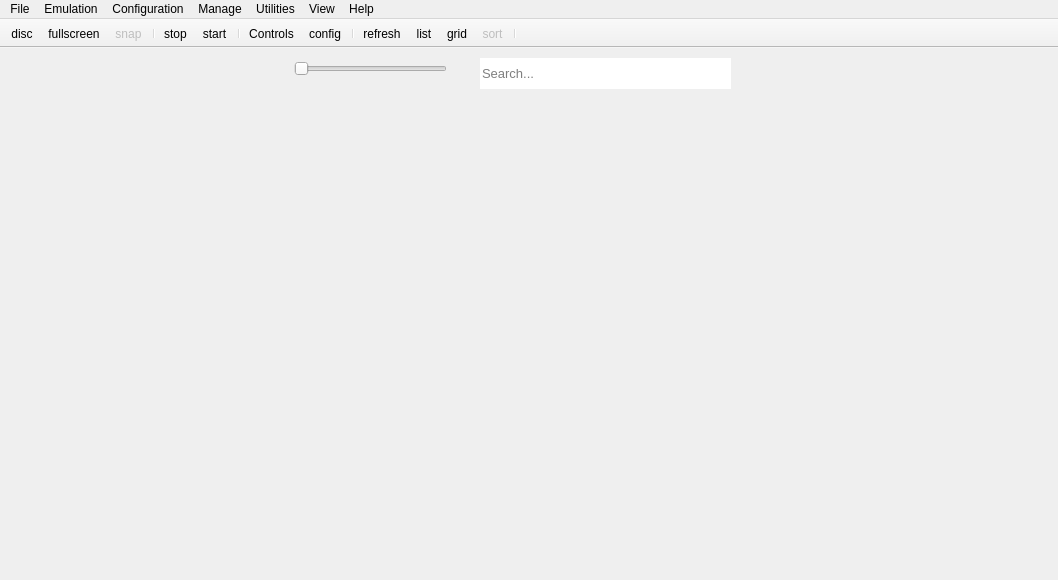
<?xml version="1.0" encoding="UTF-8"?>
<ui version="4.0">
 <class>main_window</class>
 <widget class="QMainWindow" name="main_window">
  <property name="geometry">
   <rect>
    <x>0</x>
    <y>0</y>
    <width>1058</width>
    <height>580</height>
   </rect>
  </property>
  <property name="sizePolicy">
   <sizepolicy hsizetype="Expanding" vsizetype="Expanding">
    <horstretch>0</horstretch>
    <verstretch>0</verstretch>
   </sizepolicy>
  </property>
  <property name="minimumSize">
   <size>
    <width>4</width>
    <height>0</height>
   </size>
  </property>
  <property name="windowTitle">
   <string>RPCS3</string>
  </property>
  <property name="autoFillBackground">
   <bool>false</bool>
  </property>
  <property name="animated">
   <bool>true</bool>
  </property>
  <property name="dockNestingEnabled">
   <bool>true</bool>
  </property>
  <property name="dockOptions">
   <set>QMainWindow::AllowNestedDocks|QMainWindow::AllowTabbedDocks|QMainWindow::AnimatedDocks|QMainWindow::GroupedDragging</set>
  </property>
  <widget class="QWidget" name="centralWidget">
   <property name="sizePolicy">
    <sizepolicy hsizetype="Expanding" vsizetype="Expanding">
     <horstretch>0</horstretch>
     <verstretch>0</verstretch>
    </sizepolicy>
   </property>
   <widget class="QLineEdit" name="mw_searchbar">
    <property name="geometry">
     <rect>
      <x>480</x>
      <y>10</y>
      <width>251</width>
      <height>31</height>
     </rect>
    </property>
    <property name="sizePolicy">
     <sizepolicy hsizetype="Expanding" vsizetype="Fixed">
      <horstretch>0</horstretch>
      <verstretch>0</verstretch>
     </sizepolicy>
    </property>
    <property name="font">
     <font>
      <pointsize>10</pointsize>
      <weight>50</weight>
      <bold>false</bold>
     </font>
    </property>
    <property name="focusPolicy">
     <enum>Qt::ClickFocus</enum>
    </property>
    <property name="frame">
     <bool>false</bool>
    </property>
    <property name="placeholderText">
     <string>Search...</string>
    </property>
    <property name="clearButtonEnabled">
     <bool>false</bool>
    </property>
   </widget>
   <widget class="QWidget" name="sizeSliderContainer" native="true">
    <property name="geometry">
     <rect>
      <x>280</x>
      <y>10</y>
      <width>181</width>
      <height>21</height>
     </rect>
    </property>
    <property name="sizePolicy">
     <sizepolicy hsizetype="Fixed" vsizetype="Preferred">
      <horstretch>0</horstretch>
      <verstretch>0</verstretch>
     </sizepolicy>
    </property>
    <layout class="QHBoxLayout" name="horizontalLayout">
     <property name="spacing">
      <number>0</number>
     </property>
     <property name="leftMargin">
      <number>14</number>
     </property>
     <property name="topMargin">
      <number>0</number>
     </property>
     <property name="rightMargin">
      <number>14</number>
     </property>
     <property name="bottomMargin">
      <number>0</number>
     </property>
     <item>
      <widget class="QSlider" name="sizeSlider">
       <property name="sizePolicy">
        <sizepolicy hsizetype="Expanding" vsizetype="Preferred">
         <horstretch>0</horstretch>
         <verstretch>0</verstretch>
        </sizepolicy>
       </property>
       <property name="focusPolicy">
        <enum>Qt::ClickFocus</enum>
       </property>
       <property name="autoFillBackground">
        <bool>false</bool>
       </property>
       <property name="orientation">
        <enum>Qt::Horizontal</enum>
       </property>
       <property name="tickPosition">
        <enum>QSlider::NoTicks</enum>
       </property>
      </widget>
     </item>
    </layout>
   </widget>
  </widget>
  <widget class="QMenuBar" name="menuBar">
   <property name="geometry">
    <rect>
     <x>0</x>
     <y>0</y>
     <width>1058</width>
     <height>21</height>
    </rect>
   </property>
   <property name="contextMenuPolicy">
    <enum>Qt::PreventContextMenu</enum>
   </property>
   <widget class="QMenu" name="menuFile">
    <property name="title">
     <string>File</string>
    </property>
    <widget class="QMenu" name="bootRecentMenu">
     <property name="enabled">
      <bool>true</bool>
     </property>
     <property name="title">
      <string>Boot Recent</string>
     </property>
     <property name="toolTipsVisible">
      <bool>true</bool>
     </property>
     <addaction name="clearRecentAct"/>
     <addaction name="freezeRecentAct"/>
     <addaction name="separator"/>
    </widget>
    <addaction name="bootElfAct"/>
    <addaction name="bootGameAct"/>
    <addaction name="bootRecentMenu"/>
    <addaction name="separator"/>
    <addaction name="bootInstallPkgAct"/>
    <addaction name="bootInstallPupAct"/>
    <addaction name="separator"/>
    <addaction name="exitAct"/>
   </widget>
   <widget class="QMenu" name="menuEmulation">
    <property name="title">
     <string>Emulation</string>
    </property>
    <addaction name="sysPauseAct"/>
    <addaction name="sysStopAct"/>
    <addaction name="sysRebootAct"/>
    <addaction name="separator"/>
    <addaction name="sysSendOpenMenuAct"/>
    <addaction name="sysSendExitAct"/>
   </widget>
   <widget class="QMenu" name="menuConfiguration">
    <property name="title">
     <string>Configuration</string>
    </property>
    <addaction name="confCPUAct"/>
    <addaction name="confGPUAct"/>
    <addaction name="separator"/>
    <addaction name="confPadsAct"/>
    <addaction name="confAudioAct"/>
    <addaction name="confIOAct"/>
    <addaction name="confSystemAct"/>
    <addaction name="separator"/>
    <addaction name="confAutopauseManagerAct"/>
   </widget>
   <widget class="QMenu" name="menuManage">
    <property name="title">
     <string>Manage</string>
    </property>
    <addaction name="confVFSDialogAct"/>
    <addaction name="separator"/>
    <addaction name="actionManage_Users"/>
    <addaction name="confSavedataManagerAct"/>
    <addaction name="actionManage_RAP_Licences"/>
    <addaction name="actionManage_Trophy_Data"/>
   </widget>
   <widget class="QMenu" name="menuUtilities">
    <property name="title">
     <string>Utilities</string>
    </property>
    <addaction name="toolsCgDisasmAct"/>
    <addaction name="toolskernel_explorerAct"/>
    <addaction name="toolsmemory_viewerAct"/>
    <addaction name="toolsRsxDebuggerAct"/>
    <addaction name="toolsStringSearchAct"/>
    <addaction name="separator"/>
    <addaction name="toolsDecryptSprxLibsAct"/>
    <addaction name="actionopen_rsx_capture"/>
   </widget>
   <widget class="QMenu" name="menuView">
    <property name="title">
     <string>View</string>
    </property>
    <widget class="QMenu" name="menuGame_List_Icons">
     <property name="title">
      <string>Game List Icons</string>
     </property>
     <addaction name="setIconSizeTinyAct"/>
     <addaction name="setIconSizeSmallAct"/>
     <addaction name="setIconSizeMediumAct"/>
     <addaction name="setIconSizeLargeAct"/>
    </widget>
    <widget class="QMenu" name="menuGame_List_Mode">
     <property name="title">
      <string>Game List Mode</string>
     </property>
     <addaction name="setlistModeListAct"/>
     <addaction name="setlistModeGridAct"/>
    </widget>
    <widget class="QMenu" name="menuGame_Categories">
     <property name="title">
      <string>Game Categories</string>
     </property>
     <addaction name="showCatHDDGameAct"/>
     <addaction name="showCatDiscGameAct"/>
     <addaction name="showCatHomeAct"/>
     <addaction name="showCatAudioVideoAct"/>
     <addaction name="showCatGameDataAct"/>
     <addaction name="showCatUnknownAct"/>
     <addaction name="showCatOtherAct"/>
    </widget>
    <addaction name="showDebuggerAct"/>
    <addaction name="showLogAct"/>
    <addaction name="separator"/>
    <addaction name="showToolBarAct"/>
    <addaction name="separator"/>
    <addaction name="showGameListAct"/>
    <addaction name="showGameToolBarAct"/>
    <addaction name="separator"/>
    <addaction name="showHiddenEntriesAct"/>
    <addaction name="separator"/>
    <addaction name="refreshGameListAct"/>
    <addaction name="menuGame_List_Mode"/>
    <addaction name="menuGame_List_Icons"/>
    <addaction name="menuGame_Categories"/>
   </widget>
   <widget class="QMenu" name="menuHelp">
    <property name="title">
     <string>Help</string>
    </property>
    <addaction name="actionCheck_for_Updates"/>
    <addaction name="separator"/>
    <addaction name="aboutAct"/>
    <addaction name="aboutQtAct"/>
   </widget>
   <addaction name="menuFile"/>
   <addaction name="menuEmulation"/>
   <addaction name="menuConfiguration"/>
   <addaction name="menuManage"/>
   <addaction name="menuUtilities"/>
   <addaction name="menuView"/>
   <addaction name="menuHelp"/>
  </widget>
  <widget class="QToolBar" name="toolBar">
   <property name="sizePolicy">
    <sizepolicy hsizetype="Preferred" vsizetype="Preferred">
     <horstretch>0</horstretch>
     <verstretch>0</verstretch>
    </sizepolicy>
   </property>
   <property name="contextMenuPolicy">
    <enum>Qt::PreventContextMenu</enum>
   </property>
   <property name="windowTitle">
    <string>Show tool bar</string>
   </property>
   <property name="movable">
    <bool>false</bool>
   </property>
   <property name="allowedAreas">
    <set>Qt::TopToolBarArea</set>
   </property>
   <property name="iconSize">
    <size>
     <width>30</width>
     <height>30</height>
    </size>
   </property>
   <property name="toolButtonStyle">
    <enum>Qt::ToolButtonIconOnly</enum>
   </property>
   <property name="floatable">
    <bool>false</bool>
   </property>
   <attribute name="toolBarArea">
    <enum>TopToolBarArea</enum>
   </attribute>
   <attribute name="toolBarBreak">
    <bool>false</bool>
   </attribute>
   <addaction name="toolbar_disc"/>
   <addaction name="toolbar_fullscreen"/>
   <addaction name="toolbar_snap"/>
   <addaction name="separator"/>
   <addaction name="toolbar_stop"/>
   <addaction name="toolbar_start"/>
   <addaction name="separator"/>
   <addaction name="toolbar_controls"/>
   <addaction name="toolbar_config"/>
   <addaction name="separator"/>
   <addaction name="toolbar_refresh"/>
   <addaction name="toolbar_list"/>
   <addaction name="toolbar_grid"/>
   <addaction name="toolbar_sort"/>
   <addaction name="separator"/>
  </widget>
  <action name="bootElfAct">
   <property name="text">
    <string>Boot SELF/ELF</string>
   </property>
  </action>
  <action name="bootGameAct">
   <property name="text">
    <string>Boot Game</string>
   </property>
  </action>
  <action name="bootInstallPkgAct">
   <property name="text">
    <string>Install .pkg</string>
   </property>
   <property name="toolTip">
    <string>Install application from pkg file</string>
   </property>
  </action>
  <action name="bootInstallPupAct">
   <property name="text">
    <string>Install Firmware</string>
   </property>
   <property name="toolTip">
    <string>Install firmware from PS3UPDAT.PUP</string>
   </property>
  </action>
  <action name="sysPauseAct">
   <property name="enabled">
    <bool>false</bool>
   </property>
   <property name="icon">
    <iconset resource="../resources.qrc">
     <normaloff>:/Icons/pause.png</normaloff>:/Icons/pause.png</iconset>
   </property>
   <property name="text">
    <string>Pause</string>
   </property>
   <property name="toolTip">
    <string>Start Emulation</string>
   </property>
  </action>
  <action name="sysStopAct">
   <property name="enabled">
    <bool>false</bool>
   </property>
   <property name="icon">
    <iconset resource="../resources.qrc">
     <normaloff>:/Icons/stop.png</normaloff>:/Icons/stop.png</iconset>
   </property>
   <property name="text">
    <string>Stop</string>
   </property>
   <property name="toolTip">
    <string>Stop Emulation</string>
   </property>
  </action>
  <action name="sysSendOpenMenuAct">
   <property name="enabled">
    <bool>false</bool>
   </property>
   <property name="text">
    <string>Send Open System Menu CMD</string>
   </property>
  </action>
  <action name="sysSendExitAct">
   <property name="enabled">
    <bool>false</bool>
   </property>
   <property name="text">
    <string>Send Exit CMD</string>
   </property>
  </action>
  <action name="confCPUAct">
   <property name="text">
    <string>CPU</string>
   </property>
   <property name="toolTip">
    <string>Configure CPU</string>
   </property>
  </action>
  <action name="confGPUAct">
   <property name="text">
    <string>GPU</string>
   </property>
   <property name="toolTip">
    <string>Configure Graphics</string>
   </property>
  </action>
  <action name="confPadsAct">
   <property name="text">
    <string>Pads</string>
   </property>
   <property name="iconText">
    <string>Pads</string>
   </property>
   <property name="toolTip">
    <string>Configure Controls</string>
   </property>
  </action>
  <action name="confAudioAct">
   <property name="text">
    <string>Audio</string>
   </property>
   <property name="toolTip">
    <string>Configure Audio</string>
   </property>
  </action>
  <action name="confIOAct">
   <property name="text">
    <string>Input/Output</string>
   </property>
   <property name="toolTip">
    <string>Configure Input/Output</string>
   </property>
  </action>
  <action name="confSystemAct">
   <property name="text">
    <string>System</string>
   </property>
   <property name="toolTip">
    <string>Configure System</string>
   </property>
  </action>
  <action name="confAutopauseManagerAct">
   <property name="enabled">
    <bool>false</bool>
   </property>
   <property name="text">
    <string>Auto Pause</string>
   </property>
   <property name="toolTip">
    <string>Configure Auto Pause</string>
   </property>
  </action>
  <action name="exitAct">
   <property name="text">
    <string>Exit</string>
   </property>
   <property name="toolTip">
    <string>Exit RPCS3</string>
   </property>
   <property name="statusTip">
    <string>Exit the application</string>
   </property>
  </action>
  <action name="confSavedataManagerAct">
   <property name="enabled">
    <bool>true</bool>
   </property>
   <property name="text">
    <string>Save Data</string>
   </property>
   <property name="toolTip">
    <string>Manage Save Data</string>
   </property>
  </action>
  <action name="actionManage_Trophy_Data">
   <property name="enabled">
    <bool>true</bool>
   </property>
   <property name="text">
    <string>Trophies</string>
   </property>
   <property name="toolTip">
    <string>Manage Trophies</string>
   </property>
  </action>
  <action name="actionManage_Users">
   <property name="enabled">
    <bool>false</bool>
   </property>
   <property name="text">
    <string>User Accounts</string>
   </property>
   <property name="toolTip">
    <string>Manage User Accounts</string>
   </property>
  </action>
  <action name="toolsCgDisasmAct">
   <property name="text">
    <string>Cg Disasm</string>
   </property>
  </action>
  <action name="toolskernel_explorerAct">
   <property name="enabled">
    <bool>false</bool>
   </property>
   <property name="text">
    <string>Kernel Explorer</string>
   </property>
  </action>
  <action name="toolsmemory_viewerAct">
   <property name="enabled">
    <bool>false</bool>
   </property>
   <property name="text">
    <string>Memory Viewer</string>
   </property>
  </action>
  <action name="toolsRsxDebuggerAct">
   <property name="enabled">
    <bool>false</bool>
   </property>
   <property name="text">
    <string>RSX Debugger</string>
   </property>
  </action>
  <action name="toolsStringSearchAct">
   <property name="enabled">
    <bool>false</bool>
   </property>
   <property name="text">
    <string>String Search</string>
   </property>
  </action>
  <action name="toolsDecryptSprxLibsAct">
   <property name="text">
    <string>SPRX Decryption</string>
   </property>
  </action>
  <action name="showDebuggerAct">
   <property name="checkable">
    <bool>true</bool>
   </property>
   <property name="text">
    <string>Show Debugger</string>
   </property>
  </action>
  <action name="showLogAct">
   <property name="checkable">
    <bool>true</bool>
   </property>
   <property name="text">
    <string>Show Log/TTY</string>
   </property>
  </action>
  <action name="aboutAct">
   <property name="text">
    <string>About RPCS3</string>
   </property>
  </action>
  <action name="aboutQtAct">
   <property name="text">
    <string>About Qt</string>
   </property>
  </action>
  <action name="showGameListAct">
   <property name="checkable">
    <bool>true</bool>
   </property>
   <property name="text">
    <string>Show Game List</string>
   </property>
  </action>
  <action name="showToolBarAct">
   <property name="checkable">
    <bool>true</bool>
   </property>
   <property name="text">
    <string>Show Tool Bar</string>
   </property>
  </action>
  <action name="refreshGameListAct">
   <property name="text">
    <string>Game List Refresh</string>
   </property>
  </action>
  <action name="actionManage_RAP_Licences">
   <property name="enabled">
    <bool>false</bool>
   </property>
   <property name="text">
    <string>RAP Files</string>
   </property>
  </action>
  <action name="actionCheck_for_Updates">
   <property name="enabled">
    <bool>true</bool>
   </property>
   <property name="text">
    <string>Check for Updates</string>
   </property>
  </action>
  <action name="confVFSDialogAct">
   <property name="text">
    <string>Virtual File System</string>
   </property>
  </action>
  <action name="clearRecentAct">
   <property name="text">
    <string>List Clear</string>
   </property>
  </action>
  <action name="freezeRecentAct">
   <property name="checkable">
    <bool>true</bool>
   </property>
   <property name="text">
    <string>List Freeze</string>
   </property>
  </action>
  <action name="setIconSizeTinyAct">
   <property name="checkable">
    <bool>true</bool>
   </property>
   <property name="text">
    <string>Tiny</string>
   </property>
  </action>
  <action name="setIconSizeSmallAct">
   <property name="checkable">
    <bool>true</bool>
   </property>
   <property name="checked">
    <bool>true</bool>
   </property>
   <property name="text">
    <string>Small</string>
   </property>
  </action>
  <action name="setIconSizeMediumAct">
   <property name="checkable">
    <bool>true</bool>
   </property>
   <property name="text">
    <string>Medium</string>
   </property>
  </action>
  <action name="setIconSizeLargeAct">
   <property name="checkable">
    <bool>true</bool>
   </property>
   <property name="text">
    <string>Large</string>
   </property>
  </action>
  <action name="setlistModeListAct">
   <property name="checkable">
    <bool>true</bool>
   </property>
   <property name="checked">
    <bool>true</bool>
   </property>
   <property name="text">
    <string>List View</string>
   </property>
  </action>
  <action name="setlistModeGridAct">
   <property name="checkable">
    <bool>true</bool>
   </property>
   <property name="text">
    <string>Grid View</string>
   </property>
  </action>
  <action name="sysRebootAct">
   <property name="enabled">
    <bool>false</bool>
   </property>
   <property name="icon">
    <iconset resource="../resources.qrc">
     <normaloff>:/Icons/restart.png</normaloff>:/Icons/restart.png</iconset>
   </property>
   <property name="text">
    <string>Restart</string>
   </property>
  </action>
  <action name="showCatHDDGameAct">
   <property name="checkable">
    <bool>true</bool>
   </property>
   <property name="checked">
    <bool>true</bool>
   </property>
   <property name="text">
    <string>HDD Games</string>
   </property>
  </action>
  <action name="showCatDiscGameAct">
   <property name="checkable">
    <bool>true</bool>
   </property>
   <property name="checked">
    <bool>true</bool>
   </property>
   <property name="text">
    <string>Disc Games</string>
   </property>
  </action>
  <action name="showCatHomeAct">
   <property name="checkable">
    <bool>true</bool>
   </property>
   <property name="checked">
    <bool>true</bool>
   </property>
   <property name="text">
    <string>Home</string>
   </property>
  </action>
  <action name="showCatAudioVideoAct">
   <property name="checkable">
    <bool>true</bool>
   </property>
   <property name="checked">
    <bool>true</bool>
   </property>
   <property name="text">
    <string>Audio/Video</string>
   </property>
  </action>
  <action name="showCatGameDataAct">
   <property name="checkable">
    <bool>true</bool>
   </property>
   <property name="checked">
    <bool>true</bool>
   </property>
   <property name="text">
    <string>Game Data</string>
   </property>
  </action>
  <action name="showCatUnknownAct">
   <property name="checkable">
    <bool>true</bool>
   </property>
   <property name="checked">
    <bool>true</bool>
   </property>
   <property name="text">
    <string>Unknown</string>
   </property>
  </action>
  <action name="toolbar_start">
   <property name="icon">
    <iconset resource="../resources.qrc">
     <normaloff>:/Icons/pause.png</normaloff>:/Icons/pause.png</iconset>
   </property>
   <property name="text">
    <string>start</string>
   </property>
   <property name="toolTip">
    <string>Pause emulation</string>
   </property>
  </action>
  <action name="toolbar_stop">
   <property name="icon">
    <iconset resource="../resources.qrc">
     <normaloff>:/Icons/stop.png</normaloff>:/Icons/stop.png</iconset>
   </property>
   <property name="text">
    <string>stop</string>
   </property>
   <property name="toolTip">
    <string>Stop emulation</string>
   </property>
  </action>
  <action name="toolbar_config">
   <property name="icon">
    <iconset resource="../resources.qrc">
     <normaloff>:/Icons/configure.png</normaloff>:/Icons/configure.png</iconset>
   </property>
   <property name="text">
    <string>config</string>
   </property>
   <property name="toolTip">
    <string>Configuration</string>
   </property>
  </action>
  <action name="toolbar_controls">
   <property name="icon">
    <iconset resource="../resources.qrc">
     <normaloff>:/Icons/controls.png</normaloff>:/Icons/controls.png</iconset>
   </property>
   <property name="text">
    <string>Controls</string>
   </property>
   <property name="iconText">
    <string>Controls</string>
   </property>
   <property name="toolTip">
    <string>Configure controls</string>
   </property>
  </action>
  <action name="toolbar_snap">
   <property name="enabled">
    <bool>false</bool>
   </property>
   <property name="icon">
    <iconset resource="../resources.qrc">
     <normaloff>:/Icons/screenshot.png</normaloff>:/Icons/screenshot.png</iconset>
   </property>
   <property name="text">
    <string>snap</string>
   </property>
   <property name="toolTip">
    <string>Capture frame</string>
   </property>
   <property name="visible">
    <bool>false</bool>
   </property>
   <property name="iconVisibleInMenu">
    <bool>true</bool>
   </property>
  </action>
  <action name="toolbar_fullscreen">
   <property name="icon">
    <iconset resource="../resources.qrc">
     <normaloff>:/Icons/fullscreen.png</normaloff>:/Icons/fullscreen.png</iconset>
   </property>
   <property name="text">
    <string>fullscreen</string>
   </property>
   <property name="toolTip">
    <string>Toggle fullscreen</string>
   </property>
  </action>
  <action name="toolbar_list">
   <property name="icon">
    <iconset resource="../resources.qrc">
     <normaloff>:/Icons/list.png</normaloff>:/Icons/list.png</iconset>
   </property>
   <property name="text">
    <string>list</string>
   </property>
   <property name="toolTip">
    <string>Switch to list mode</string>
   </property>
  </action>
  <action name="toolbar_grid">
   <property name="icon">
    <iconset resource="../resources.qrc">
     <normaloff>:/Icons/grid.png</normaloff>:/Icons/grid.png</iconset>
   </property>
   <property name="text">
    <string>grid</string>
   </property>
   <property name="toolTip">
    <string>Switch to grid mode</string>
   </property>
  </action>
  <action name="toolbar_sort">
   <property name="enabled">
    <bool>false</bool>
   </property>
   <property name="icon">
    <iconset resource="../resources.qrc">
     <normaloff>:/Icons/sort.png</normaloff>:/Icons/sort.png</iconset>
   </property>
   <property name="text">
    <string>sort</string>
   </property>
   <property name="toolTip">
    <string>Sort options</string>
   </property>
   <property name="visible">
    <bool>false</bool>
   </property>
   <property name="iconVisibleInMenu">
    <bool>true</bool>
   </property>
  </action>
  <action name="toolbar_refresh">
   <property name="icon">
    <iconset resource="../resources.qrc">
     <normaloff>:/Icons/refresh.png</normaloff>:/Icons/refresh.png</iconset>
   </property>
   <property name="text">
    <string>refresh</string>
   </property>
   <property name="toolTip">
    <string>Refresh gamelist</string>
   </property>
  </action>
  <action name="toolbar_disc">
   <property name="icon">
    <iconset resource="../resources.qrc">
     <normaloff>:/Icons/disc.png</normaloff>:/Icons/disc.png</iconset>
   </property>
   <property name="text">
    <string>disc</string>
   </property>
   <property name="toolTip">
    <string>Boot game</string>
   </property>
  </action>
  <action name="showCatOtherAct">
   <property name="checkable">
    <bool>true</bool>
   </property>
   <property name="checked">
    <bool>true</bool>
   </property>
   <property name="text">
    <string>Other</string>
   </property>
  </action>
  <action name="showGameToolBarAct">
   <property name="checkable">
    <bool>true</bool>
   </property>
   <property name="text">
    <string>Show Game Tool Bar</string>
   </property>
  </action>
  <action name="showHiddenEntriesAct">
   <property name="checkable">
    <bool>true</bool>
   </property>
   <property name="text">
    <string>Show Hidden Entries</string>
   </property>
  </action>
  <action name="actionopen_rsx_capture">
   <property name="text">
    <string>Open RSX Capture</string>
   </property>
  </action>
 </widget>
 <layoutdefault spacing="6" margin="11"/>
 <resources>
  <include location="../resources.qrc"/>
  <include location="../resources.qrc"/>
 </resources>
 <connections/>
</ui>
